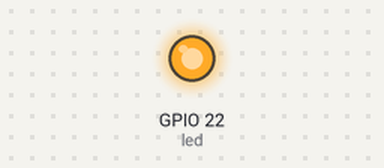
A program run on a simulated Raspberry Pi (BCM pin numbers). Parts: output pins drawn as LEDs (lit = HIGH). What the program prints to the terminal is not drawn. At 6.8 s the program stops and its outputs stay as they are.

Above: at 0.5 s.
At 1.5 s:
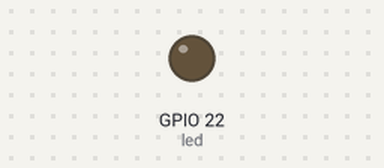
Timing chart, 0 to 4.4 s (numbered marks = the images above):
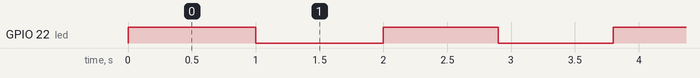

The program:

test.py
```python
#!/usr/bin/python
# -*- coding: utf-8 -*-

import os
import sys

if os.geteuid() != 0:
    print("not root")
    os.execvp("sudo", ["sudo"] + ["python"] + sys.argv)
    print("never reach here!")

import RPi.GPIO as GPIO
import time

print GPIO.VERSION
GPIO.setwarnings(False)
GPIO.setmode(GPIO.BCM)
led = 22

GPIO.setup(led, GPIO.OUT)
count = 0
speed = 1

def led_light():
    global count
    global speed
    GPIO.output(led, 1)
    time.sleep(speed)
    GPIO.output(led, 0)
    time.sleep(speed)
    speed -= 0.1
    count += 1
    return count

while count < 4:
    count = led_light()
    print(count)

print("end script")
```

Measured:
- by itself, GPIO 22 (led): repeats every 1.9 s: LOW 1.0 s, HIGH 0.90 s
